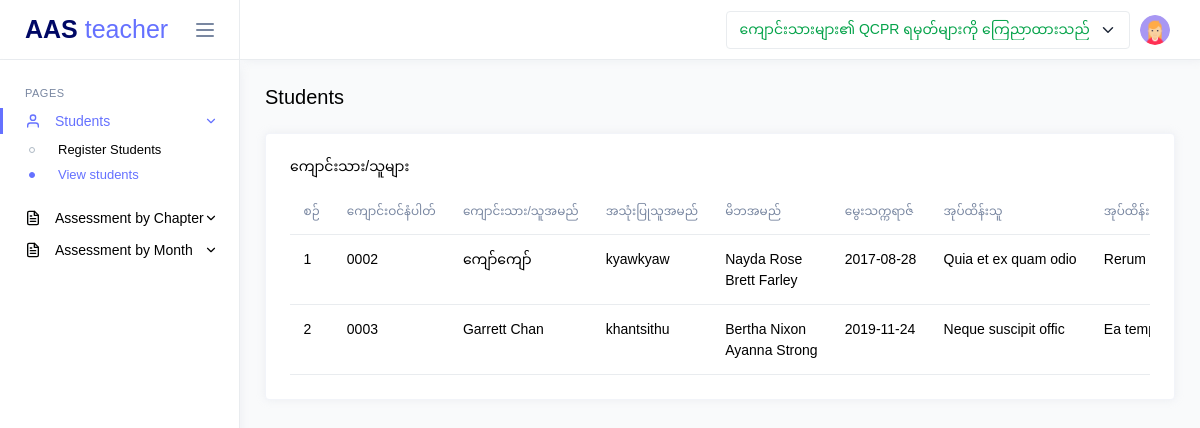
Page /teacher/view-students.php (signed in) on the committed database.
### tables this page shows
CREATE TABLE `qcpr` (
  `id` int(11) NOT NULL,
  `class_id` int(11) NOT NULL,
  `teacher_id` int(11) NOT NULL,
  `status` int(11) NOT NULL DEFAULT 0,
  `created_at` datetime NOT NULL DEFAULT current_timestamp(),
  `updated_at` datetime NOT NULL DEFAULT current_timestamp()
);

CREATE TABLE `students` (
  `id` int(11) NOT NULL,
  `class_id` int(11) DEFAULT NULL,
  `enrollment_no` varchar(15) NOT NULL,
  `name_en` varchar(255) NOT NULL,
  `name_mm` varchar(255) NOT NULL,
  `username` varchar(255) DEFAULT NULL,
  `password` varchar(255) NOT NULL DEFAULT '123456',
  `password_status` int(11) NOT NULL DEFAULT 0,
  `dob` date NOT NULL,
  `father_name` varchar(255) NOT NULL,
  `mother_name` varchar(255) NOT NULL,
  `guardian` varchar(255) NOT NULL,
  `parent_job` varchar(255) NOT NULL,
  `phone` varchar(15) NOT NULL,
  `address` varchar(255) NOT NULL,
  `created_at` datetime NOT NULL DEFAULT current_timestamp()
);

### app/controllers/QcprController.php (called while the page is built, shortened)
<?php
class QcprController
{
    private $qcprModel;
    public function __construct()
    {
        $database = new MySQL();
        $db = $database->connect();
        $this->qcprModel = new QcprModel($db);
    }
    public function getAnnouncementStatus()
    {
        return $this->qcprModel->getAnnouncementStatus($_SESSION['class_id']);
    }
}

### app/models/QcprModel.php (called while the page is built, shortened)
<?php
class QcprModel
{
    private $db;
    private $table = 'qcpr';
    public function __construct($db)
    {
        $this->db = $db;
    }
    public function getAnnouncementStatus($class_id)
    {
        try {
            $query = "SELECT status FROM $this->table WHERE class_id = :class_id";
            $stmt = $this->db->prepare($query);
            $stmt->bindParam(':class_id', $class_id);
            $stmt->execute();
            return $stmt->fetchColumn();
        } catch (PDOException $e) {
            return false;
        }
    }
}

### core/helpers/Helper.php (called while the page is built, shortened)
<?php
class Helper
{
    public static function startSession()
    {
        if (session_status() === PHP_SESSION_NONE) {
            return session_start();
        }
        return true;
    }
}

### app/controllers/StudentController.php (called while the page is built, shortened)
<?php
class StudentController
{
    private $studentModel;
    public function __construct()
    {
        $database = new MySQL();
        $db = $database->connect();
        $this->studentModel = new StudentModel($db);
    }
    public function getStudentsByClassId($class_id)
    {
        return $this->studentModel->getStudentsByClassId($class_id);
    }
}

### app/models/StudentModel.php (called while the page is built, shortened)
<?php
class StudentModel
{
    private $db;
    private $table = 'students';
    public function __construct($db)
    {
        $this->db = $db;
    }
    public function getStudentsByClassId($class_id)
    {
        try {
            $query = "SELECT * FROM {$this->table} WHERE class_id = ?";
            $stmt = $this->db->prepare($query);
            $stmt->execute([$class_id]);
            return $stmt->fetchAll(PDO::FETCH_ASSOC);
        } catch (PDOException $e) {
            return $e->getMessage();
        }
    }
}

### public/teacher/view-students.php (the view, shortened to what this page needs)
<?php
include('../components/header.php');
$studentController = new StudentController();
$students = $studentController->getStudentsByClassId($_SESSION['class_id']);
?>
<body>
    <div class="main-wrapper">
        <?php
        include('../components/teacher_sidebar.php');
        include('../components/teacher_navbar.php');
        ?>
        <div class="page-content">
            <div class="d-flex justify-content-between align-items-center flex-wrap grid-margin">
                <div>
                    <h4 class="mb-3 mb-md-0">Students</h4>
                </div>
            </div>
            <div class="row">
                <div class="col-md-12 grid-margin stretch-card">
                    <div class="card">
                        <div class="card-body">
                            <h6 class="card-title">ကျောင်းသား/သူများ </h6>
                            <div class="table-responsive">
                                <table id="studentsTable" class="table ">
                                    <thead>
                                        <tr>
                                            <th>စဉ်</th>
                                            <th>ကျောင်းဝင်နံပါတ်</th>
                                            <th>ကျောင်းသား/သူအမည်</th>
                                            <th>အသုံးပြုသူအမည်</th>
                                            <th>မိဘအမည်</th>
                                            <th>မွေးသက္ကရာဇ်</th>
                                            <th>အုပ်ထိန်းသူ</th>
                                            <th>အုပ်ထိန်းသူ၏အလုပ်အကိုင်</th>
                                        </tr>
                                    </thead>
                                    <tbody>
                                        <?php $count = 1; ?>
                                        <?php foreach ($students as $student): ?>
                                            <tr>
                                                <td><?= $count ?></td>
                                                <td><?= htmlspecialchars($student['enrollment_no']) ?></td>
                                                <td><?= htmlspecialchars($student['name_mm']) ?></td>
                                                <td><?= htmlspecialchars($student['username']) ?></td>
                                                <td><?= htmlspecialchars($student['father_name']) ?> <br>
                                                    <?= htmlspecialchars($student['mother_name']) ?> </td>
                                                <td><?= htmlspecialchars($student['dob']) ?></td>
                                                <td><?= htmlspecialchars($student['parent_job']) ?></td>
                                                <td><?= htmlspecialchars($student['guardian']) ?></td>
                                            </tr>
                                            <?php $count++; ?>
                                        <?php endforeach ?>
                                    </tbody>
                                </table>
                            </div>
                        </div>
                    </div>
                </div>
            </div>
        </div>
    </div>
</body>

### public/components/teacher_navbar.php (shortened to what this page needs)
<?php
$announcement = new QcprController();
$status = $announcement->getAnnouncementStatus();
?>
<div class="page-wrapper">
    <nav class="navbar">
        <div class="navbar-content">
            <ul class="navbar-nav">
                <li class="nav-item">
                    <form action="" method="POST">
                        <select name="status" id="status" class="form-select <?= $status == 0 ? 'text-warning' : 'text-success' ?>" onchange="this.form.submit()">
                            <option value="1" <?= $status == 1 ? 'selected' : '' ?>> <?= $status == 1 ? 'ကျောင်းသားများ၏ QCPR ရမှတ်များကို ကြေညာထားသည်' : 'ကျောင်းသားများ၏ QCPR ရမှတ်များကို ကြေညာမည်' ?></option>
                        </select>
                    </form>
                </li>
                <li class="nav-item dropdown">
                    <a class="nav-link dropdown-toggle" href="#" id="profileDropdown" role="button"
                        data-bs-toggle="dropdown" aria-haspopup="true" aria-expanded="false">
                        <img class="wd-30 ht-30 rounded-circle" src="../assets/images/faces/profile.png" alt="profile">
                    </a>
                </li>
            </ul>
        </div>
    </nav>

### rows in the picture
qcpr: status "ကျောင်းသားများ၏ QCPR ရမှတ်များကို ကြေညာထားသည်"
students: enrollment_no "0002", name_mm "ကျော်ကျော်", username "kyawkyaw", father_name "Nayda Rose", mother_name "Brett Farley", dob "2017-08-28", parent_job "Quia et ex quam odio", guardian "Rerum…"
students: enrollment_no "0003", name_mm "Garrett Chan", username "khantsithu", father_name "Bertha Nixon", mother_name "Ayanna Strong", dob "2019-11-24", parent_job "Neque suscipit offic", guardian "Ea…"
